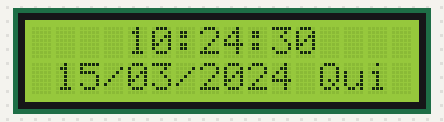
Bench run of a sketch on a simulated Arduino Uno, built with avr-gcc and run on an emulated ATmega328P. Parts: 16×2 character LCD. The local clock reads 2024-03-15 10:24:30 at power-on unless the sketch sets it; what the sketch prints to the serial monitor is not drawn.

Above: at 0.2 s.
At 4.4 s:
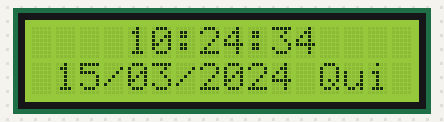
At 9.7 s:
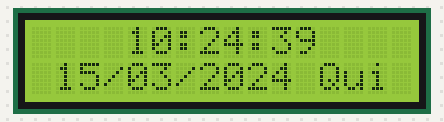
At 19.3 s:
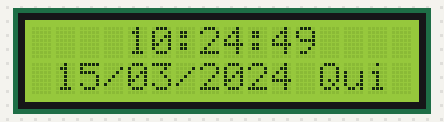
At 28.9 s:
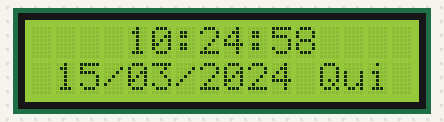
At 38.4 s:
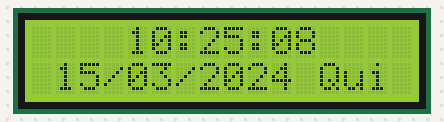

The sketch:

Exemplo_Relogio_Simples_com_DS3231_e_LCD_I2C.ino
```cpp
   /*
   Pinos do LCD

   GND => (-)
   VCC => 5V
   SDA => A4
   SCL => A5

   Pinos do RTC DS 3231

   pino VCC => 5V
   pino GND => GND
   pino SDA => A4
   pino SCL => A5
   pino SQW => 2
   pino 32K => desconectado
   */

   #include <DS3231.h>
   #include <Wire.h>
   #include <LiquidCrystal_I2C.h>

   LiquidCrystal_I2C lcd(39,16,2);  // 0x27 ou 39

   DS3231 Clock;
   bool Century=false;
   bool h12;
   bool PM;
   byte ADay, AHour, AMinute, ASecond, ABits;
   bool ADy, A12h, Apm;

   byte year, month, date, DoW, hour, minute, second;

   void setup() {
	// Start the I2C interface
	Wire.begin();
        Serial.begin(9600);
        lcd.init();           // initializa o lcd
        lcd.backlight();      // acende a luz de fundo no lcd

        /* As linhas abaixo servem para acertar o modulo DS3231
        Para acertar, retire as barras e carregue o programa
        depois recoloque as barras novamente. */

        //Clock.setSecond(00);  // Insira os Segundos
        //Clock.setMinute(30); // Insira os Minutos
        //Clock.setHour(9);     // Insira a Hora
        //Clock.setDoW(7);      // Insira o Dia da da semana dom=1
        //Clock.setDate(6);  // Insira o Dia do Mês
        //Clock.setMonth(8); // Insira o Mês
        //Clock.setYear(16);    // Insira somente os dois ultimos digitos do Ano
   }

   void ReadDS3231() {

   int second,minute,hour,date,month,year,temperature;
   second=Clock.getSecond();
   minute=Clock.getMinute();
   hour=Clock.getHour(h12, PM);
   date=Clock.getDate();
   month=Clock.getMonth(Century);
   year=Clock.getYear();

 // temperature=Clock.getTemperature();

  if(date<10)
  { Serial.print("0"); }
  Serial.print(date,DEC);
  Serial.print(" de ");
  if(month==1)
  { Serial.print("Janeiro"); }
  if(month==2)
  { Serial.print("Fevereiro"); }
  if(month==3)
  { Serial.print("Marco"); }
  if(month==4)
  { Serial.print("Abril"); }
  if(month==5)
  { Serial.print("Maio"); }
  if(month==6)
  { Serial.print("Junho"); }
  if(month==7)
  { Serial.print("Julho"); }
  if(month==8)
  { Serial.print("Agosto"); }
  if(month==9)
  { Serial.print("Setembro"); }
  if(month==10)
  { Serial.print("Outubro"); }
  if(month==11)
  { Serial.print("Novembro"); }
  if(month==12)
  { Serial.print("Dezembro"); }
  Serial.print(" de ");
  Serial.print("20");
  Serial.print(year,DEC);

  Serial.print(' ');
  Serial.print('\n');
  if(hour<10)
  { Serial.print("0"); }
  Serial.print(hour,DEC);
  Serial.print(':');
  if(minute<10)
  { Serial.print("0"); }
  Serial.print(minute,DEC);
  Serial.print(':');
  if(second<10)
  { Serial.print("0"); }
  Serial.print(second,DEC);
  Serial.print('\n');

  if(Clock.getDoW()==1)
  { Serial.print("Dom"); }
  if(Clock.getDoW()==2)
  { Serial.print("Seg"); }
  if(Clock.getDoW()==3)
  { Serial.print("Ter"); }
  if(Clock.getDoW()==4)
  { Serial.print("Qua"); }
  if(Clock.getDoW()==5)
  { Serial.print("Qui"); }
  if(Clock.getDoW()==6)
  { Serial.print("Sex"); }
  if(Clock.getDoW()==7)
  { Serial.print("Sab"); }

  //Serial.print("Temperature=");
  //Serial.print(temperature);
  //Serial.print(Clock.getDoW());
  Serial.print('\n');
  Serial.print('\n');
   }

  void Lcd() {

   int second,minute,hour,date,month,year,temperature;
   second=Clock.getSecond();
   minute=Clock.getMinute();
   hour=Clock.getHour(h12, PM);
   date=Clock.getDate();
   month=Clock.getMonth(Century);
   year=Clock.getYear();

  lcd.setCursor(1,1);
  if(date<10)
  { lcd.print("0"); }
  lcd.print(date,DEC);
  lcd.print('/');
  if(month<10)
  { lcd.print("0"); }
  lcd.print(month,DEC);
  lcd.print('/');
  lcd.print("20");
  lcd.print(year,DEC);

  lcd.print(" ");

  if(Clock.getDoW()==1)
  { lcd.print("Dom"); }
  if(Clock.getDoW()==2)
  { lcd.print("Seg"); }
  if(Clock.getDoW()==3)
  { lcd.print("Ter"); }
  if(Clock.getDoW()==4)
  { lcd.print("Qua"); }
  if(Clock.getDoW()==5)
  { lcd.print("Qui"); }
  if(Clock.getDoW()==6)
  { lcd.print("Sex"); }
  if(Clock.getDoW()==7)
  { lcd.print("Sab"); }

  lcd.setCursor(4,0);
  if(hour<10)
  { lcd.print("0"); }
  lcd.print(hour,DEC);
  lcd.print(':');
  if(minute<10)
  { lcd.print("0"); }
  lcd.print(minute,DEC);
  lcd.print(':');
  if(second<10)
  { lcd.print("0"); }
  lcd.print(second,DEC);
  }


  void loop() {
  ReadDS3231();
  Lcd();
  delay(1000);
  }
```

Measured:
- what the display in image 1 shows lasts 1.0 s, from 4.4 s to 5.4 s
